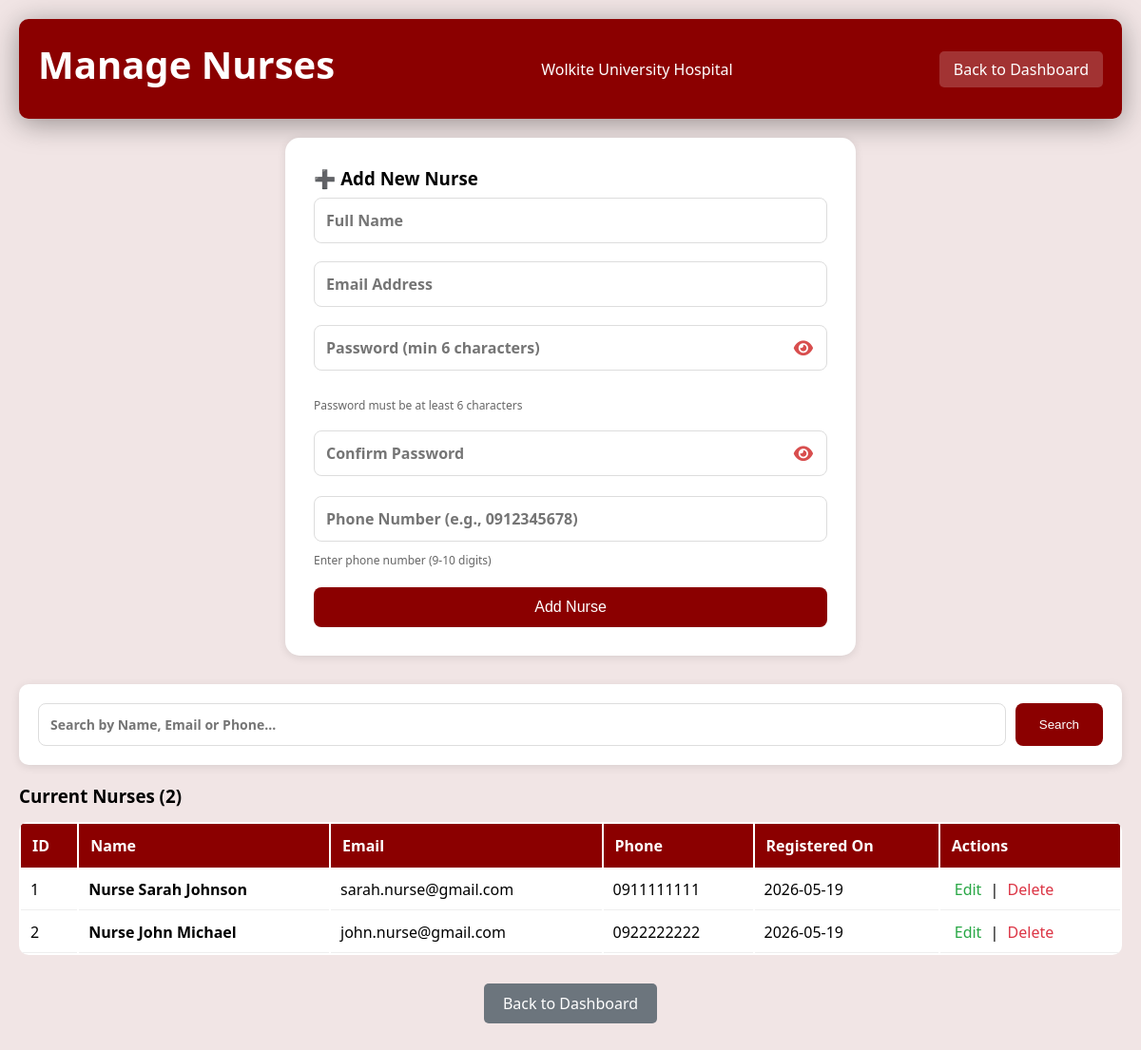
/hospital/manage_nurses.php (signed in), run on the app's committed database.
### tables this page shows
CREATE TABLE IF NOT EXISTS nurses (
    id INT PRIMARY KEY AUTO_INCREMENT,
    hospital_id INT,
    name VARCHAR(100) NOT NULL,
    email VARCHAR(100) UNIQUE NOT NULL,
    password VARCHAR(255) NOT NULL,
    phone VARCHAR(20),
    is_active BOOLEAN DEFAULT TRUE,
    created_at TIMESTAMP DEFAULT CURRENT_TIMESTAMP,
    FOREIGN KEY (hospital_id) REFERENCES hospitals(id) ON DELETE CASCADE
);

### hospital/manage_nurses.php (the view, shortened to what this page needs)
<?php
$hospital_id = $_SESSION['user_id'];
$name = '';
$email = '';
$phone = '';
$search = '';
if(!empty($search)) {
    $nurses = mysqli_query($conn, "SELECT * FROM nurses WHERE hospital_id='$hospital_id' AND (name LIKE '%$search%' OR email LIKE '%$search%' OR phone LIKE '%$search%') ORDER BY created_at DESC");
} else {
    $nurses = mysqli_query($conn, "SELECT * FROM nurses WHERE hospital_id='$hospital_id' ORDER BY created_at DESC");
}
?>
<!DOCTYPE html>
<html>
<head>
    <link rel="stylesheet" href="https://cdnjs.cloudflare.com/ajax/libs/font-awesome/6.4.0/css/all.min.css">
    <link rel="stylesheet" href="../css/style.css">
</head>
<body>
    <div class="container">
        <div class="header" style="background: #8B0000; padding: 20px; border-radius: 10px; margin-bottom: 20px;">
            <h1>Manage Nurses</h1>
            <p><?php echo $_SESSION['user_name']; ?></p>
            <a href="dashboard.php" style="color: white; background: rgba(255,255,255,0.2); padding: 8px 15px; border-radius: 5px; text-decoration: none;">Back to Dashboard</a>
        </div>
        <div class="form-container" style="max-width:600px;">
            <h3>➕ Add New Nurse</h3>
            <form method="POST">
                <input type="text" name="name" id="name" placeholder="Full Name" value="<?php echo htmlspecialchars($name); ?>"
                       onkeyup="validateName()" onblur="validateName()">
                <input type="email" name="email" id="email" placeholder="Email Address" value="<?php echo htmlspecialchars($email); ?>"
                       onkeyup="validateEmail()" onblur="validateEmail()">
                <div class="password-wrapper">
                    <input type="password" name="password" id="password" placeholder="Password (min 6 characters)" required onkeyup="validatePassword()" onblur="validatePassword()">
                    <button type="button" class="password-toggle" onclick="togglePassword('password')">
                        <i class="fas fa-eye"></i>
                    </button>
                </div>
                <span id="password_error" class="error-message"></span>
                <div class="password-hint">Password must be at least 6 characters</div>
                <div class="password-wrapper">
                    <input type="password" name="confirm_password" id="confirm_password" placeholder="Confirm Password" required onkeyup="validateConfirmPassword()" onblur="validateConfirmPassword()">
                    <button type="button" class="password-toggle" onclick="togglePassword('confirm_password')">
                        <i class="fas fa-eye"></i>
                    </button>
                </div>
                <input type="tel" name="phone" id="phone" placeholder="Phone Number (e.g., 0912345678)" value="<?php echo htmlspecialchars($phone); ?>"
                       onkeyup="validatePhone()" onblur="validatePhone()">
                <div class="phone-hint">Enter phone number (9-10 digits)</div>
                <button type="submit" name="add_nurse">Add Nurse</button>
            </form>
        </div>
        <div class="search-bar">
            <form method="GET" style="display: flex; gap: 10px; width: 100%;" id="searchForm">
                <input type="text" name="search" id="searchInput" placeholder="Search by Name, Email or Phone..." value="<?php echo htmlspecialchars($search); ?>">
                <button type="submit">Search</button>
            </form>
        </div>
        <h3>Current Nurses (<?php echo mysqli_num_rows($nurses); ?>)</h3>
        <?php if(mysqli_num_rows($nurses) == 0): ?>
            <p style="text-align:center; padding:20px; background:white; border-radius:10px">
                <?php if(!empty($search)): ?>
                    No nurses found matching "<strong><?php echo htmlspecialchars($search); ?></strong>"
                <?php else: ?>
                    No nurses added yet. Click "Add Nurse" to add your first nurse.
                <?php endif; ?>
            </p>
        <?php else: ?>
            <table>
                <thead>
                    <tr bgcolor="#8B0000" style="color:white">
                        <th>ID</th>
                        <th>Name</th>
                        <th>Email</th>
                        <th>Phone</th>
                        <th>Registered On</th>
                        <th>Actions</th>
                    </tr>
                </thead>
                <tbody>
                    <?php while($nurse = mysqli_fetch_assoc($nurses)): ?>
                    <tr>
                        <td><?php echo $nurse['id']; ?></td>
                        <td><strong><?php echo htmlspecialchars($nurse['name']); ?></strong></td>
                        <td><?php echo htmlspecialchars($nurse['email']); ?></td>
                        <td><?php echo htmlspecialchars($nurse['phone']); ?></td>
                        <td><?php echo date('Y-m-d', strtotime($nurse['created_at'])); ?></td>
                        <td class="action-links">
                            <a href="?edit=<?php echo $nurse['id']; ?>&search=<?php echo urlencode($search); ?>" style="color: #28a745;">Edit</a> |
                            <a href="?delete=<?php echo $nurse['id']; ?>&search=<?php echo urlencode($search); ?>" onclick="return confirm('Are you sure you want to delete this nurse?')" style="color: #dc3545;">Delete</a>
                        </td>
                    </tr>
                    <?php endwhile; ?>
                </tbody>
            </table>
        <?php endif; ?>
        <div style="margin-top: 20px; text-align: center;">
            <a href="dashboard.php" class="btn">Back to Dashboard</a>
        </div>
    </div>
</body>
</html>

### css/style.css (style rules this page uses)
* { margin: 0; padding: 0; box-sizing: border-box; }
body { font-family: 'Segoe UI', Tahoma, Geneva, Verdana, sans-serif; background: rgb(241, 229, 229) !important; background-image: none !important; min-height: 100vh; margin: 0; }
input, select, textarea { font-family: 'Segoe UI', Tahoma, Geneva, Verdana, sans-serif; font-weight: bold; }
.container { max-width: 1200px; margin: 0 auto; padding: 20px; overflow-x: hidden; }
.header { background: rgb(197, 0, 0); color: white; padding: 30px; text-align: center; overflow-x: hidden; border-radius: 15px; margin-bottom: 30px; box-shadow: 0 5px 30px rgba(0, 0, 0, 0.377); display: flex; justify-content: space-between; align-items: center; flex-wrap: wrap; }
.header h1 { font-size: 2.5em; margin-bottom: 10px; }
.form-container { background: rgba(255, 255, 255, 0.8); padding: 40px; border-radius: 15px; max-width: 500px; margin: 0 auto; box-shadow: 0 5px 20px rgba(0, 0, 0, 0.1); }
.form-container input, .form-container select, .form-container textarea { width: 100%; padding: 12px; margin: 10px 0; border: 1px solid #ddd; border-radius: 8px; font-size: 16px; }
.form-container button { width: 100%; padding: 12px; background: #8B0000; color: white; border: none; border-radius: 8px; cursor: pointer; font-size: 16px; margin-top: 10px; }
table { width: 100%; background: white; border-radius: 10px; overflow: hidden; margin: 20px 0; }
th { background: #8B0000; color: white; padding: 12px; text-align: left; }
td { padding: 10px; border-bottom: 1px solid #8f8f8f; }
.btn { display: inline-block; background: #8B0000; color: white; padding: 12px 30px; text-decoration: none; border-radius: 5px; margin: 10px; }
.action-links a { margin: 0 5px; text-decoration: none; }
.error-message { font-size: 12px; margin-top: 5px; display: block; min-height: 20px; }

### data on the page
nurses: id "1", name "Nurse Sarah Johnson", email "sarah.nurse@gmail.com", phone "0911111111", created_at "2026-05-19"
nurses: id "2", name "Nurse John Michael", email "john.nurse@gmail.com", phone "0922222222", created_at "2026-05-19"

### other printed values
$_SESSION['user_name'] "Wolkite University Hospital"
mysqli_num_rows($nurses) "2"
